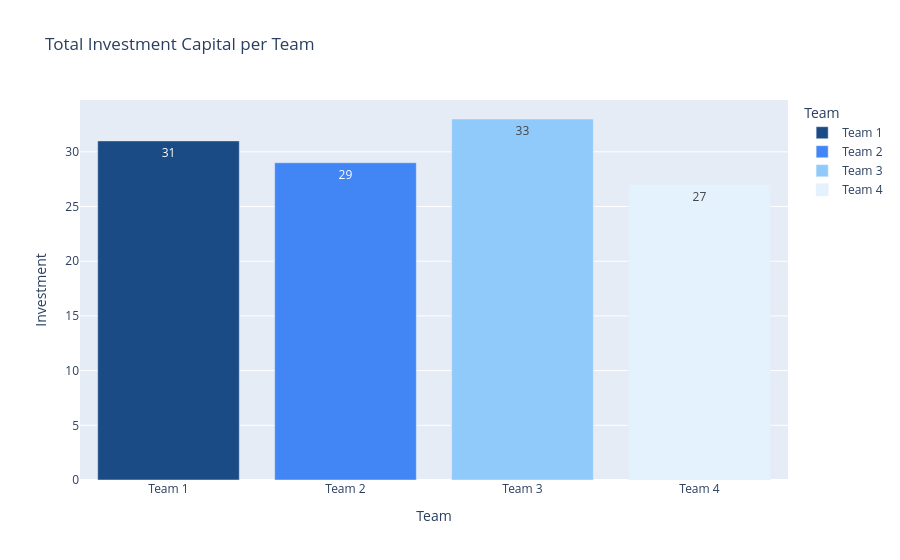

Here is the notebook cell this chart was saved with:
### Code cell
fig2 = px.bar(df_scores, x="Team", y="Investment", 
             title="Total Investment Capital per Team", color="Team", text_auto=True, color_discrete_sequence=["#1A4B84", "#4285F4", "#90CAFA", "#E3F2FD"])
fig2.show()

### Figure 1 — Plotly figure (JSON) as saved in the notebook; plotly's stock layout.template omitted (floating-point values rounded to 4 significant figures)
{"data": [{"hovertemplate": "Team=%{x}<br>Investment=%{y}<extra></extra>", "legendgroup": "Team 1", "marker": {"color": "#1A4B84", "pattern": {"shape": ""}}, "name": "Team 1", "orientation": "v", "showlegend": true, "textposition": "auto", "texttemplate": "%{y}", "type": "bar", "x": ["Team 1"], "xaxis": "x", "y": [31.0], "yaxis": "y"}, {"hovertemplate": "Team=%{x}<br>Investment=%{y}<extra></extra>", "legendgroup": "Team 2", "marker": {"color": "#4285F4", "pattern": {"shape": ""}}, "name": "Team 2", "orientation": "v", "showlegend": true, "textposition": "auto", "texttemplate": "%{y}", "type": "bar", "x": ["Team 2"], "xaxis": "x", "y": [29.0], "yaxis": "y"}, {"hovertemplate": "Team=%{x}<br>Investment=%{y}<extra></extra>", "legendgroup": "Team 3", "marker": {"color": "#90CAFA", "pattern": {"shape": ""}}, "name": "Team 3", "orientation": "v", "showlegend": true, "textposition": "auto", "texttemplate": "%{y}", "type": "bar", "x": ["Team 3"], "xaxis": "x", "y": [33.0], "yaxis": "y"}, {"hovertemplate": "Team=%{x}<br>Investment=%{y}<extra></extra>", "legendgroup": "Team 4", "marker": {"color": "#E3F2FD", "pattern": {"shape": ""}}, "name": "Team 4", "orientation": "v", "showlegend": true, "textposition": "auto", "texttemplate": "%{y}", "type": "bar", "x": ["Team 4"], "xaxis": "x", "y": [27.0], "yaxis": "y"}], "layout": {"barmode": "relative", "legend": {"title": {"text": "Team"}, "tracegroupgap": 0}, "title": {"text": "Total Investment Capital per Team"}, "xaxis": {"anchor": "y", "categoryarray": ["Team 1", "Team 2", "Team 3", "Team 4"], "categoryorder": "array", "domain": [0, 1], "title": {"text": "Team"}}, "yaxis": {"anchor": "x", "domain": [0, 1], "title": {"text": "Investment"}}}}
